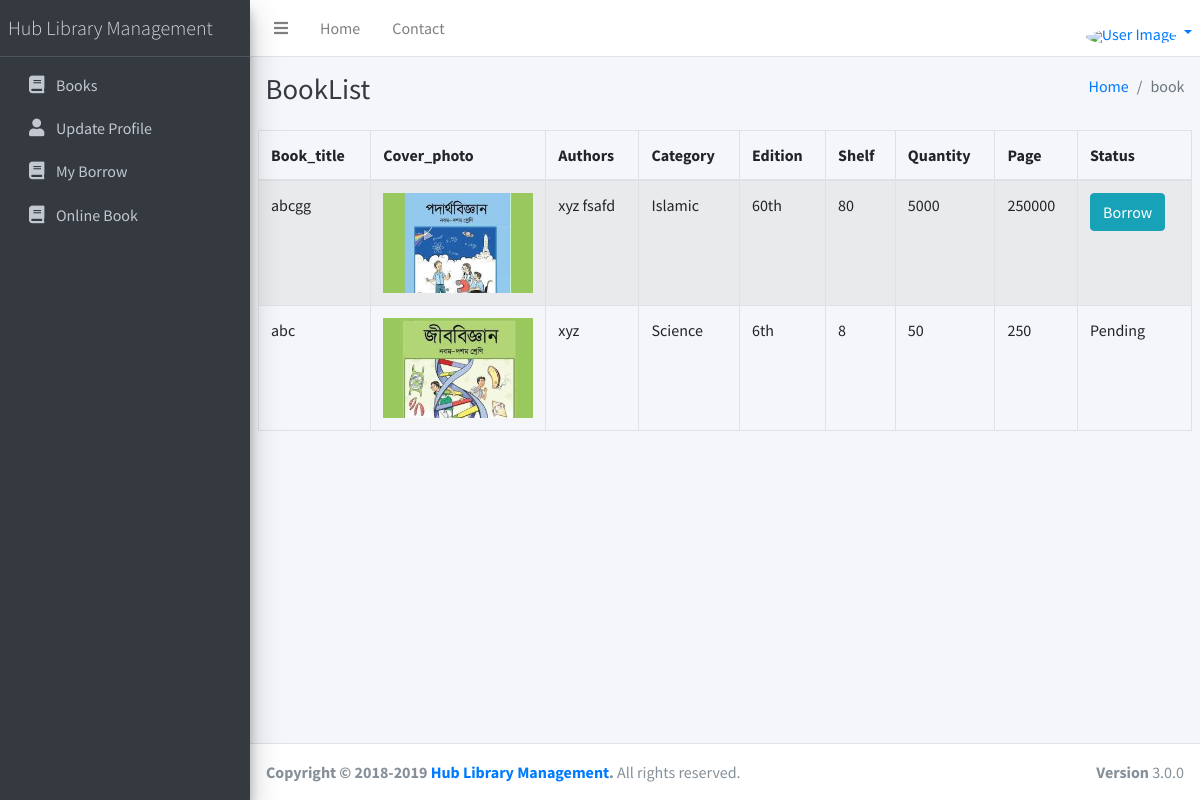
/User/booklist.php, run on the app's committed database.
### tables this page shows
CREATE TABLE `books` (
  `id` int(11) NOT NULL,
  `book_name` varchar(255) NOT NULL,
  `writters` varchar(255) NOT NULL,
  `book_type` int(11) NOT NULL,
  `edition` varchar(40) NOT NULL,
  `shelf` int(11) NOT NULL,
  `quantity` int(11) NOT NULL,
  `pages` int(11) NOT NULL,
  `cover_photo` varchar(255) NOT NULL,
  `issuable` int(11) NOT NULL,
  `pending` int(11) NOT NULL DEFAULT 0
);

CREATE TABLE `category` (
  `id` int(11) NOT NULL,
  `category_name` varchar(40) NOT NULL
);

### User/booklist.php (the view, shortened to what this page needs)
<?php
 include_once("layout/header.php");
 include_once("layout/sidebar.php");
 ?>
<div class="content-wrapper">
    <div class="content-header">
        <div class="container-fluid">
            <div class="row mb-2">
                <div class="col-sm-6">
                    <h1 class="m-0 text-dark">BookList</h1>
                </div>
                <div class="col-sm-6">
                    <ol class="breadcrumb float-sm-right">
                        <li class="breadcrumb-item"><a href="#">Home</a></li>
                        <li class="breadcrumb-item active">book</li>
                    </ol>
                </div>
            </div>
        </div>
    </div>
    <section class="content">
        <table id="example1" class="table table-bordered table-striped">
            <thead>
                <tr>
                    <th>Book_title</th>
                    <th style='width:75px'>Cover_photo</th>
                    <th>Authors</th>
                    <th>Category</th>
                    <th>Edition</th>
                    <th>Shelf</th>
                    <th>Quantity</th>
                    <th>Page</th>
                    <th>Status</th>
                </tr>
            </thead>
            <tbody>
                <?php
      include_once('../db/run.php');
      $sql="select b.id,b.pending,b.book_name,b.cover_photo,b.writters,c.category_name,b.edition,b.shelf,b.quantity,b.pages from books as b inner join category as c on b.book_type=c.id";
      $query=mysqli_query($con,$sql);
      if($query== true){
        while($info=mysqli_fetch_array($query)){ ?>
                <tr>
                    <td><?php echo $info['book_name']?></td>
                    <td><img style='width:150px;height:100px'
                            src="../Librarian/avater/<?php echo $info['cover_photo']?>" alt="">
                    </td>
                    <td><?php echo $info['writters']?></td>
                    <td><?php echo $info['category_name']?></td>
                    <td><?php echo $info['edition']?></td>
                    <td><?php echo $info['shelf']?></td>
                    <td><?php echo $info['quantity']?></td>
                    <td><?php echo $info['pages']?></td>
                    <td><?php
                    if($info['pending']==1){
                        echo 'Pending';
                    }else{ ?>
                        <a class='btn btn-info' href="borrow.php?bookid=<?php echo $info['id']?>"><span>Borrow
                        </span></a>
                    <?php }?> </td>
                </tr>
                <?php }
      }
      ?>
            </tbody>
        </table>
    </section>
</div>
<?php
 include_once('layout/footer.php');
 ?>

### User/layout/header.php (shortened to what this page needs)
<!DOCTYPE html>
<html>
<head>
    <link rel="stylesheet" media="screen" href="">
    <link rel="stylesheet" href="../plugins/fontawesome-free/css/all.min.css">
    <link rel="stylesheet" href="https://code.ionicframework.com/ionicons/2.0.1/css/ionicons.min.css">
    <link rel="stylesheet" href="../plugins/tempusdominus-bootstrap-4/css/tempusdominus-bootstrap-4.min.css">
    <link rel="stylesheet" href="../plugins/icheck-bootstrap/icheck-bootstrap.min.css">
    <link rel="stylesheet" href="../plugins/jqvmap/jqvmap.min.css">
    <link rel="stylesheet" href="../dist/css/adminlte.min.css">
    <link rel="stylesheet" href="../plugins/overlayScrollbars/css/OverlayScrollbars.min.css">
    <link rel="stylesheet" href="../plugins/daterangepicker/daterangepicker.css">
    <link rel="stylesheet" href="../plugins/summernote/summernote-bs4.css">
</head>
<body class="hold-transition sidebar-mini layout-fixed">
    <div class="wrapper">
        <nav class="main-header navbar navbar-expand navbar-white navbar-light">
            <ul class="navbar-nav">
                <li class="nav-item">
                    <a class="nav-link" data-widget="pushmenu" href="#"><i class="fas fa-bars"></i></a>
                </li>
                <li class="nav-item d-none d-sm-inline-block">
                    <a href="#" class="nav-link">Home</a>
                </li>
                <li class="nav-item d-none d-sm-inline-block">
                    <a href="#" class="nav-link">Contact</a>
                </li>
            </ul>
            <ul class="navbar-nav ml-auto">
                <li class="dropdown user user-menu" style="margin-top: 9px;">
                    <a href="#" class="dropdown-toggle" data-toggle="dropdown" aria-expanded="false">
                        <img style="margin-top:4px" src="avater/<?=$_SESSION["user"]["ppp"]?>" class="user-image"
                            alt="User Image">
                    </a>
                </li>
            </ul>
        </nav>

### User/layout/sidebar.php
<aside class="main-sidebar sidebar-dark-primary elevation-4">
    <a href="" class="brand-link">
        <span class="brand-text font-weight-light">Hub Library Management</span>
    </a>
    <div class="sidebar">
        <nav class="mt-2">
            <ul class="nav nav-pills nav-sidebar flex-column" data-widget="treeview" role="menu" data-accordion="false">
                <li class="nav-item has-treeview ">
                    <a href="booklist.php" class="nav-link ">
                        <i class="fas fa-book nav-icon"></i>
                        <p>Books</p>
                    </a>
                </li>
                <li class="nav-item has-treeview ">
                    <a href="Updateprofile.php" class="nav-link ">
                        <i class="fas fa-user nav-icon"></i>
                        <p>Update Profile</p>
                    </a>
                </li>
                <li class="nav-item has-treeview ">
                    <a href="myborrow.php" class="nav-link ">
                        <i class="fas fa-book nav-icon"></i>
                        <p>My Borrow</p>
                    </a>
                </li>
                <li class="nav-item has-treeview ">
                    <a href="onlinebook.php" class="nav-link ">
                        <i class="fas fa-book nav-icon"></i>
                        <p>Online Book</p>
                    </a>
                </li>
            </ul>
        </nav>
    </div>
</aside>

### User/layout/footer.php (shortened to what this page needs)
<footer class="main-footer">
    <strong>Copyright &copy; 2018-2019 <a href="#">Hub Library Management</a>.</strong>
    All rights reserved.
    <div class="float-right d-none d-sm-inline-block">
      <b>Version</b> 3.0.0
    </div>
  </footer>
</div>
</body>
</html>

### data on the page
books: book_name "abcgg", cover_photo (picture), writters "xyz fsafd", category.category_name "Islamic", edition "60th", shelf "80", quantity "5000", pages "250000"
books: book_name "abc", cover_photo (picture), writters "xyz", category.category_name "Science", edition "6th", shelf "8", quantity "50", pages "250", pending "Pending"
